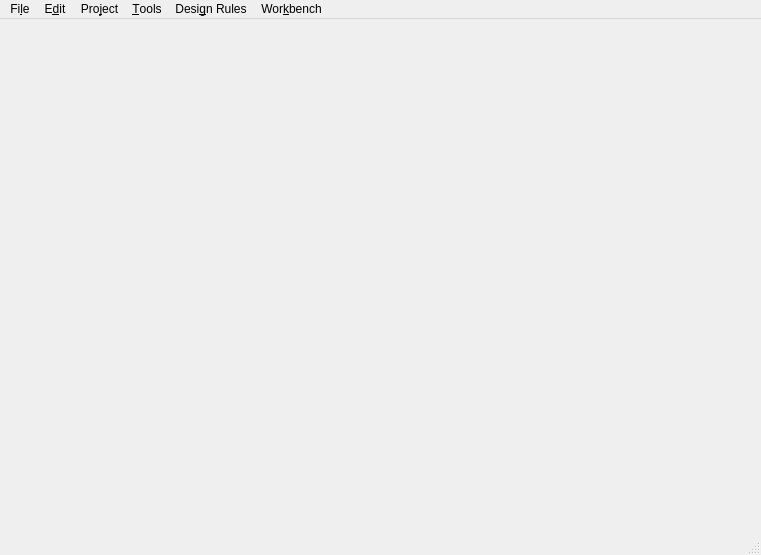
<?xml version="1.0" encoding="UTF-8"?>
<ui version="4.0">
 <class>MainWindow</class>
 <widget class="QMainWindow" name="MainWindow">
  <property name="geometry">
   <rect>
    <x>0</x>
    <y>0</y>
    <width>761</width>
    <height>555</height>
   </rect>
  </property>
  <property name="sizePolicy">
   <sizepolicy hsizetype="Maximum" vsizetype="Maximum">
    <horstretch>0</horstretch>
    <verstretch>0</verstretch>
   </sizepolicy>
  </property>
  <property name="focusPolicy">
   <enum>Qt::TabFocus</enum>
  </property>
  <property name="windowTitle">
   <string>QtFlow</string>
  </property>
  <property name="windowIcon">
   <iconset resource="icons/icons.qrc">
    <normaloff>:/qflow_logo.png</normaloff>:/qflow_logo.png</iconset>
  </property>
  <widget class="QWidget" name="centralWidget">
   <layout class="QHBoxLayout" name="horizontalLayout">
    <property name="spacing">
     <number>0</number>
    </property>
    <property name="leftMargin">
     <number>0</number>
    </property>
    <property name="topMargin">
     <number>0</number>
    </property>
    <property name="rightMargin">
     <number>0</number>
    </property>
    <property name="bottomMargin">
     <number>0</number>
    </property>
   </layout>
  </widget>
  <widget class="QStatusBar" name="statusBar"/>
  <widget class="QMenuBar" name="menuBar">
   <property name="geometry">
    <rect>
     <x>0</x>
     <y>0</y>
     <width>761</width>
     <height>30</height>
    </rect>
   </property>
   <widget class="QMenu" name="menuFile">
    <property name="title">
     <string>Fi&amp;le</string>
    </property>
    <widget class="QMenu" name="menuRecentProjects">
     <property name="title">
      <string>Recents &amp;Projects</string>
     </property>
    </widget>
    <widget class="QMenu" name="menuExport">
     <property name="title">
      <string>E&amp;xport</string>
     </property>
     <addaction name="actionLEF_library_exchange_format"/>
     <addaction name="actionGDSII"/>
     <addaction name="actionMagic"/>
    </widget>
    <addaction name="newProject"/>
    <addaction name="openProject"/>
    <addaction name="separator"/>
    <addaction name="menuRecentProjects"/>
    <addaction name="separator"/>
    <addaction name="newFile"/>
    <addaction name="saveFile"/>
    <addaction name="separator"/>
    <addaction name="actionFabrication_Output"/>
    <addaction name="actionImport"/>
    <addaction name="menuExport"/>
    <addaction name="separator"/>
    <addaction name="exit"/>
   </widget>
   <widget class="QMenu" name="menuEdit">
    <property name="title">
     <string>E&amp;dit</string>
    </property>
   </widget>
   <widget class="QMenu" name="menuProject">
    <property name="title">
     <string>Pro&amp;ject</string>
    </property>
    <addaction name="projectSettings"/>
    <addaction name="buildFlowSettings"/>
    <addaction name="librarySettings"/>
   </widget>
   <widget class="QMenu" name="menuDesign_Rules">
    <property name="title">
     <string>Desi&amp;gn Rules</string>
    </property>
    <addaction name="actionDesignRules"/>
    <addaction name="actionLayerSetup"/>
    <addaction name="actionSpecialNets"/>
   </widget>
   <widget class="QMenu" name="menuTools_2">
    <property name="title">
     <string>&amp;Tools</string>
    </property>
    <addaction name="actionNetlist"/>
    <addaction name="actionContactPlacement"/>
    <addaction name="actionPythonShell"/>
    <addaction name="actionWaveViewer"/>
    <addaction name="separator"/>
    <addaction name="menuSettings"/>
   </widget>
   <widget class="QMenu" name="menuWorkbench">
    <property name="title">
     <string>Wor&amp;kbench</string>
    </property>
    <addaction name="setSynthesisMode"/>
    <addaction name="setDigitalSimulationMode"/>
    <addaction name="setLayoutMode"/>
    <addaction name="setAnalogSimulationMode"/>
   </widget>
   <addaction name="menuFile"/>
   <addaction name="menuEdit"/>
   <addaction name="menuProject"/>
   <addaction name="menuTools_2"/>
   <addaction name="menuDesign_Rules"/>
   <addaction name="menuWorkbench"/>
  </widget>
  <action name="openMagicFile">
   <property name="text">
    <string>Open &amp;Magic File...</string>
   </property>
  </action>
  <action name="openProject">
   <property name="text">
    <string>&amp;Open Project...</string>
   </property>
   <property name="shortcut">
    <string>Ctrl+O</string>
   </property>
  </action>
  <action name="newProject">
   <property name="text">
    <string>&amp;New Project...</string>
   </property>
   <property name="shortcut">
    <string>Ctrl+N</string>
   </property>
  </action>
  <action name="exit">
   <property name="text">
    <string>&amp;Exit</string>
   </property>
   <property name="shortcut">
    <string>Ctrl+Q</string>
   </property>
  </action>
  <action name="menuSynthesis">
   <property name="enabled">
    <bool>false</bool>
   </property>
   <property name="text">
    <string>&amp;Synthesis</string>
   </property>
  </action>
  <action name="menuPlacement">
   <property name="enabled">
    <bool>false</bool>
   </property>
   <property name="text">
    <string>&amp;Placement...</string>
   </property>
  </action>
  <action name="actionnew">
   <property name="text">
    <string>new</string>
   </property>
  </action>
  <action name="buildSteps">
   <property name="enabled">
    <bool>false</bool>
   </property>
   <property name="text">
    <string>Build Steps...</string>
   </property>
  </action>
  <action name="buildEnvironment">
   <property name="enabled">
    <bool>false</bool>
   </property>
   <property name="text">
    <string>&amp;Environment...</string>
   </property>
  </action>
  <action name="saveFile">
   <property name="enabled">
    <bool>false</bool>
   </property>
   <property name="text">
    <string>&amp;Save</string>
   </property>
   <property name="shortcut">
    <string>Ctrl+S</string>
   </property>
  </action>
  <action name="menuSettings">
   <property name="text">
    <string>&amp;Settings...</string>
   </property>
   <property name="shortcut">
    <string comment="settings"/>
   </property>
  </action>
  <action name="menuRouting">
   <property name="enabled">
    <bool>false</bool>
   </property>
   <property name="text">
    <string>&amp;Routing...</string>
   </property>
  </action>
  <action name="buildAll">
   <property name="enabled">
    <bool>false</bool>
   </property>
   <property name="text">
    <string>&amp;Local Build All</string>
   </property>
   <property name="shortcut">
    <string>Ctrl+R</string>
   </property>
  </action>
  <action name="menuIOPads">
   <property name="text">
    <string>&amp;I/O Pads</string>
   </property>
   <property name="shortcut">
    <string>Ctrl+I</string>
   </property>
  </action>
  <action name="menuModules">
   <property name="enabled">
    <bool>false</bool>
   </property>
   <property name="text">
    <string>&amp;Modules...</string>
   </property>
  </action>
  <action name="toolRefresh">
   <property name="text">
    <string>R</string>
   </property>
   <property name="toolTip">
    <string>Refresh</string>
   </property>
  </action>
  <action name="newFile">
   <property name="enabled">
    <bool>false</bool>
   </property>
   <property name="text">
    <string>New &amp;File...</string>
   </property>
  </action>
  <action name="buildVcd">
   <property name="enabled">
    <bool>false</bool>
   </property>
   <property name="text">
    <string>&amp;Build VCD</string>
   </property>
  </action>
  <action name="actionRecent_Projects">
   <property name="text">
    <string>Recent Projects</string>
   </property>
  </action>
  <action name="clearProjectMenu">
   <property name="text">
    <string>&amp;Clear Menu</string>
   </property>
  </action>
  <action name="clearFilesMenu">
   <property name="text">
    <string>&amp;Clear Menu</string>
   </property>
  </action>
  <action name="actionCode">
   <property name="text">
    <string>Code</string>
   </property>
  </action>
  <action name="projectSettings">
   <property name="text">
    <string>&amp;General settings</string>
   </property>
  </action>
  <action name="setDigitalSimulationMode">
   <property name="icon">
    <iconset resource="icons/icons.qrc">
     <normaloff>:/recent.svg</normaloff>:/recent.svg</iconset>
   </property>
   <property name="text">
    <string>&amp;Digital simulation mode</string>
   </property>
  </action>
  <action name="setSynthesisMode">
   <property name="text">
    <string>Synthesis &amp;mode</string>
   </property>
  </action>
  <action name="setAnalogSimulationMode">
   <property name="icon">
    <iconset resource="icons/icons.qrc">
     <normaloff>:/simulator.svg</normaloff>:/simulator.svg</iconset>
   </property>
   <property name="text">
    <string>&amp;Analog simulation mode</string>
   </property>
  </action>
  <action name="actionDesignRules">
   <property name="text">
    <string>&amp;Design Rules</string>
   </property>
  </action>
  <action name="actionLayerSetup">
   <property name="text">
    <string>&amp;Layer Setup</string>
   </property>
  </action>
  <action name="actionNetlist">
   <property name="text">
    <string>&amp;Netlist</string>
   </property>
  </action>
  <action name="actionDRC">
   <property name="text">
    <string>&amp;DRC</string>
   </property>
  </action>
  <action name="actionFabrication_Output">
   <property name="text">
    <string>Fa&amp;brication Outputs</string>
   </property>
  </action>
  <action name="actionImport">
   <property name="text">
    <string>&amp;Import</string>
   </property>
  </action>
  <action name="actionLEF_library_exchange_format">
   <property name="text">
    <string>&amp;LEF (library exchange format)</string>
   </property>
  </action>
  <action name="actionGDSII">
   <property name="text">
    <string>&amp;GDSII</string>
   </property>
  </action>
  <action name="actionMagic">
   <property name="text">
    <string>&amp;Magic</string>
   </property>
  </action>
  <action name="setLayoutMode">
   <property name="text">
    <string>&amp;Layout mode</string>
   </property>
  </action>
  <action name="actionPythonShell">
   <property name="icon">
    <iconset resource="icons/icons.qrc">
     <normaloff>:/py_script.svg</normaloff>:/py_script.svg</iconset>
   </property>
   <property name="text">
    <string>&amp;Python shell</string>
   </property>
  </action>
  <action name="actionWaveViewer">
   <property name="icon">
    <iconset resource="icons/icons.qrc">
     <normaloff>:/simulator.svg</normaloff>:/simulator.svg</iconset>
   </property>
   <property name="text">
    <string>&amp;Wave viewer</string>
   </property>
  </action>
  <action name="synthesisSettings">
   <property name="text">
    <string>&amp;Synthesis settings</string>
   </property>
  </action>
  <action name="librarySettings">
   <property name="text">
    <string>&amp;Library settings</string>
   </property>
  </action>
  <action name="buildFlowSettings">
   <property name="text">
    <string>&amp;Flow config</string>
   </property>
  </action>
  <action name="actionSpecialNets">
   <property name="text">
    <string>&amp;Special nets</string>
   </property>
  </action>
  <action name="actionContactPlacement">
   <property name="text">
    <string>Contact placement</string>
   </property>
  </action>
 </widget>
 <layoutdefault spacing="6" margin="11"/>
 <resources>
  <include location="icons/icons.qrc"/>
 </resources>
 <connections/>
</ui>
